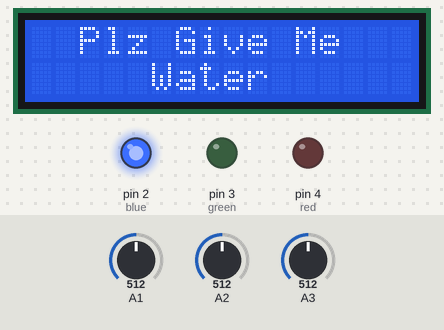
This sketch was run on a simulated Arduino Uno, built with avr-gcc and run on an emulated ATmega328P. Parts: 16×2 character LCD, output pins drawn as LEDs (lit = HIGH). The test bench sets the inputs (shaded band); at power-on: A1 = 512, A2 = 512, A3 = 512.

Above: at 4.2 s.
4.3 s: A1 set to 709
At 6.29 s:
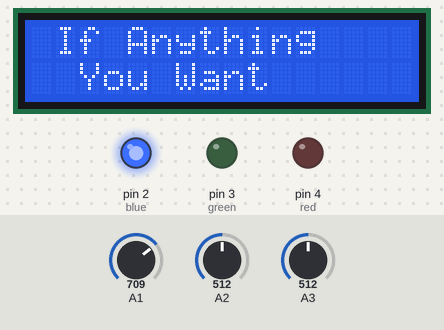
11.1 s: A1 set to 732
At 13.9 s:
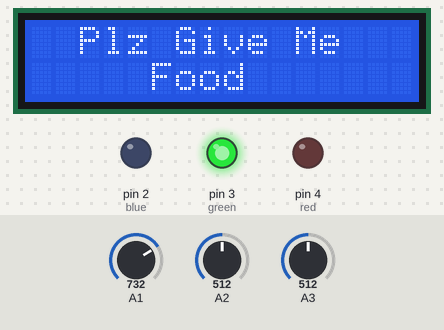
At 16.11 s:
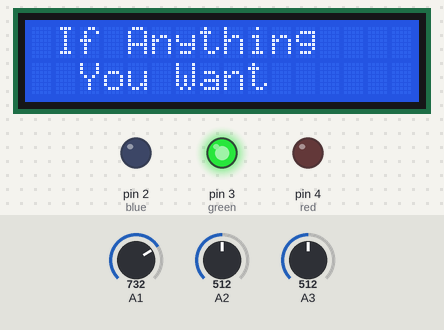
17.7 s: A2 set to 662
21.7 s: A2 set to 688
At 23.2 s:
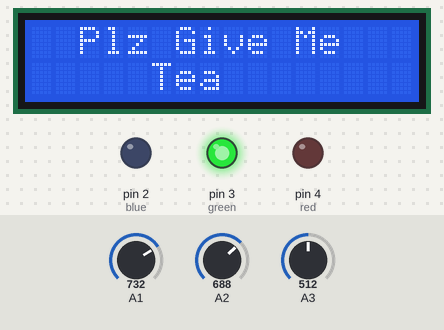
29.7 s: A3 set to 666
33.8 s: A3 set to 692
Timing chart, 0 to 36.8 s (numbered marks = the images above; inputs shaded):
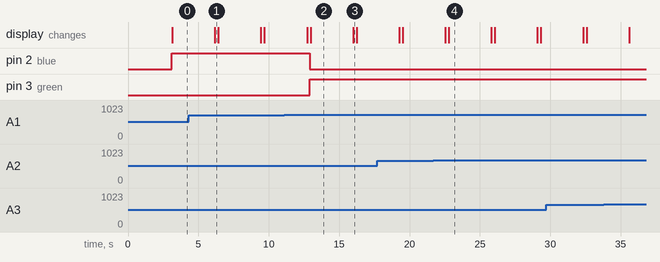

Measured:
- the behaviour switches between 722 and 723 on A1 (found by bisection; images 1 and 2)
- the behaviour switches between 670 and 671 on A2 (found by bisection; images 3 and 4)
- after the input at 11.1 s, pin 2 (blue): HIGH → LOW after 1.8 s; pin 3 (green): LOW → HIGH after 1.8 s; the display: first differs from a run without the input after 1.9 s (image 2)
- after the input at 21.7 s, the display: first differs from a run without the input after 1.1 s (image 4)
- what the display in image 2 shows lasts 3.0 s, from 13.0 s to 16.0 s

The sketch:

sign_language.ino
```cpp
#include "SoftwareSerial.h"
#include <LiquidCrystal_I2C.h>
#include <SoftwareSerial.h>
SoftwareSerial mySerial(3, 2);
LiquidCrystal_I2C lcd(0x27, 16, 2);

#define blue 2
#define green 3
#define red 4

unsigned int f;
unsigned int g;
unsigned int h;

void setup() {

  pinMode(blue, OUTPUT);
  pinMode(green, OUTPUT);
  pinMode(red, OUTPUT);
  Serial.begin(9600);
  mySerial.begin(9600);
  Serial.println();
  lcd.init();
  lcd.backlight();
  lcd.setCursor(0, 0);
  lcd.print("  Welcome To");
  lcd.setCursor(0, 1);
  lcd.print("JustDoElectronic");
  lcd.clear();
  delay(3000);
}

void loop() {

  f = analogRead(1);
  g = analogRead(2);
  h = analogRead(3);


  // Serial.print("f reading");
  // Serial.println(f);
  // Serial.print("g reading");
  // Serial.println(g);
  // Serial.print("h reading");
  // Serial.println(h);

  if (f <= 722) {
    digitalWrite(blue, HIGH);
    digitalWrite(green, LOW);
    digitalWrite(red, LOW);
    mySerial.println("Plz Give Me Water");
    lcd.clear();
    lcd.setCursor(0, 0);
    lcd.print("  Plz Give Me");
    lcd.setCursor(0, 1);
    lcd.print("     Water   ");
    delay(3000);
    lcd.clear();
    lcd.setCursor(0, 0);
    lcd.print(" If Anything");
    lcd.setCursor(0, 1);
    lcd.print("  You Want ");


  }

  else if (g <= 670) {

    digitalWrite(green, HIGH);
    digitalWrite(blue, LOW);
    digitalWrite(red, LOW);
    mySerial.println("Plz Give Me Food");
    lcd.clear();
    lcd.setCursor(0, 0);
    lcd.print("  Plz Give Me ");
    lcd.setCursor(0, 1);
    lcd.print("     Food   ");
    delay(3000);
    lcd.clear();
    lcd.setCursor(0, 0);
    lcd.print(" If Anything");
    lcd.setCursor(0, 1);
    lcd.print("  You Want ");


  }

  else if (h <= 675) {
    digitalWrite(green, HIGH);
    digitalWrite(blue, LOW);
    digitalWrite(red, LOW);
    mySerial.println("Plz Give Me Tea");
    lcd.clear();
    lcd.setCursor(0, 0);
    lcd.print("  Plz Give Me");
    lcd.setCursor(0, 1);
    lcd.print("     Tea   ");
    delay(3000);
    lcd.clear();
    lcd.setCursor(0, 0);
    lcd.print(" If Anything");
    lcd.setCursor(0, 1);
    lcd.print("  You Want ");


  }

  else {
  }
  delay(200);
}
```
